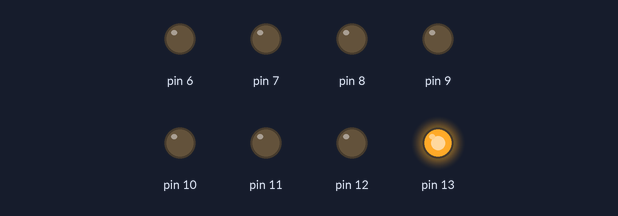
The sketch below on a simulated Arduino Uno, built with avr-gcc and run on an emulated ATmega328P. Parts: output pins drawn as LEDs (lit = HIGH).

Above: at 0.05 s.
At 0.35 s:
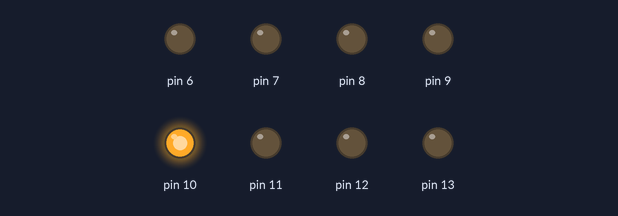
At 0.75 s:
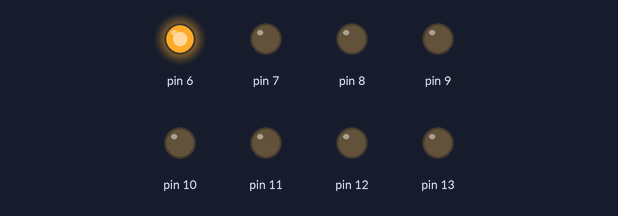
At 1.45 s:
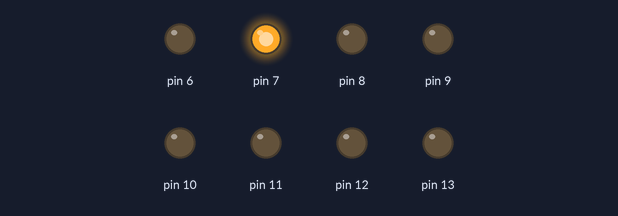
At 2.15 s:
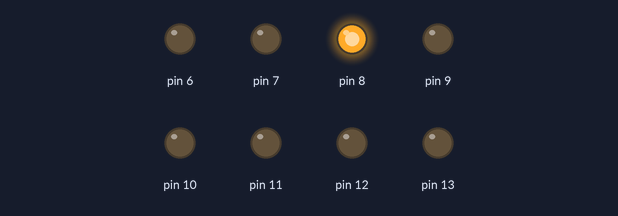
At 2.85 s:
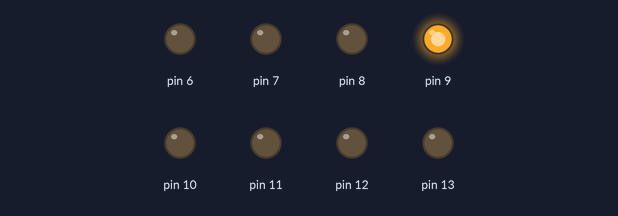
Timing chart, 0 to 3.1 s (numbered marks = the images above):
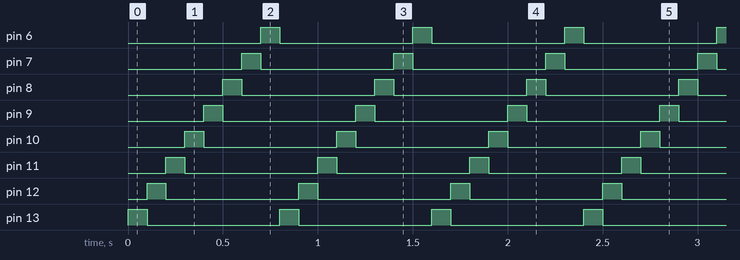

Measured:
- by itself, pin 6–13: alternates HIGH for 0.10 s and LOW for 0.70 s
- by itself, everything shown: repeats every 0.80 s, in 8 steps

The sketch:

3-Chaseing_light_version1.ino
```cpp
// This chasing lights turn one light on and off
void setup() {
  // put your setup code here, to run once:
  for (int i = 13; i >= 6; i--) {
    pinMode(i, OUTPUT);
  }
}
void loop() {
  // put your main code here, to run repeatedly:
  for (int i = 13; i >= 6; i--) {
    digitalWrite(i, HIGH);
    delay(100);
    digitalWrite(i, LOW);
  }

}
```
